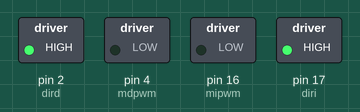
Recording of a sketch running on a simulated Arduino Uno, built with avr-gcc and run on an emulated ATmega328P. Shown: switched loads named in the sketch (green lamp = pin HIGH).

Above: at 0.1 s.
Timing chart, 0 to 1.6 s (numbered marks = the images above):
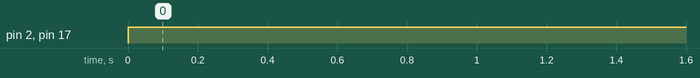

The sketch:

prueba_motores_seguidor.ino
```cpp
int mdpwm=4;
int diri=17;
int mipwm=16;
int dird=2;

void setup() {
pinMode(mdpwm,OUTPUT);
pinMode(mipwm,OUTPUT);
pinMode(diri,OUTPUT);
pinMode(dird,OUTPUT);
}

void loop() {
digitalWrite(diri,HIGH);
digitalWrite(dird,HIGH);
analogWrite(mdpwm,127);
analogWrite(mipwm,65);
}
```

Measured:
- by itself, pin 2 (dird), pin 17 (diri): LOW → HIGH at 0.00 s
